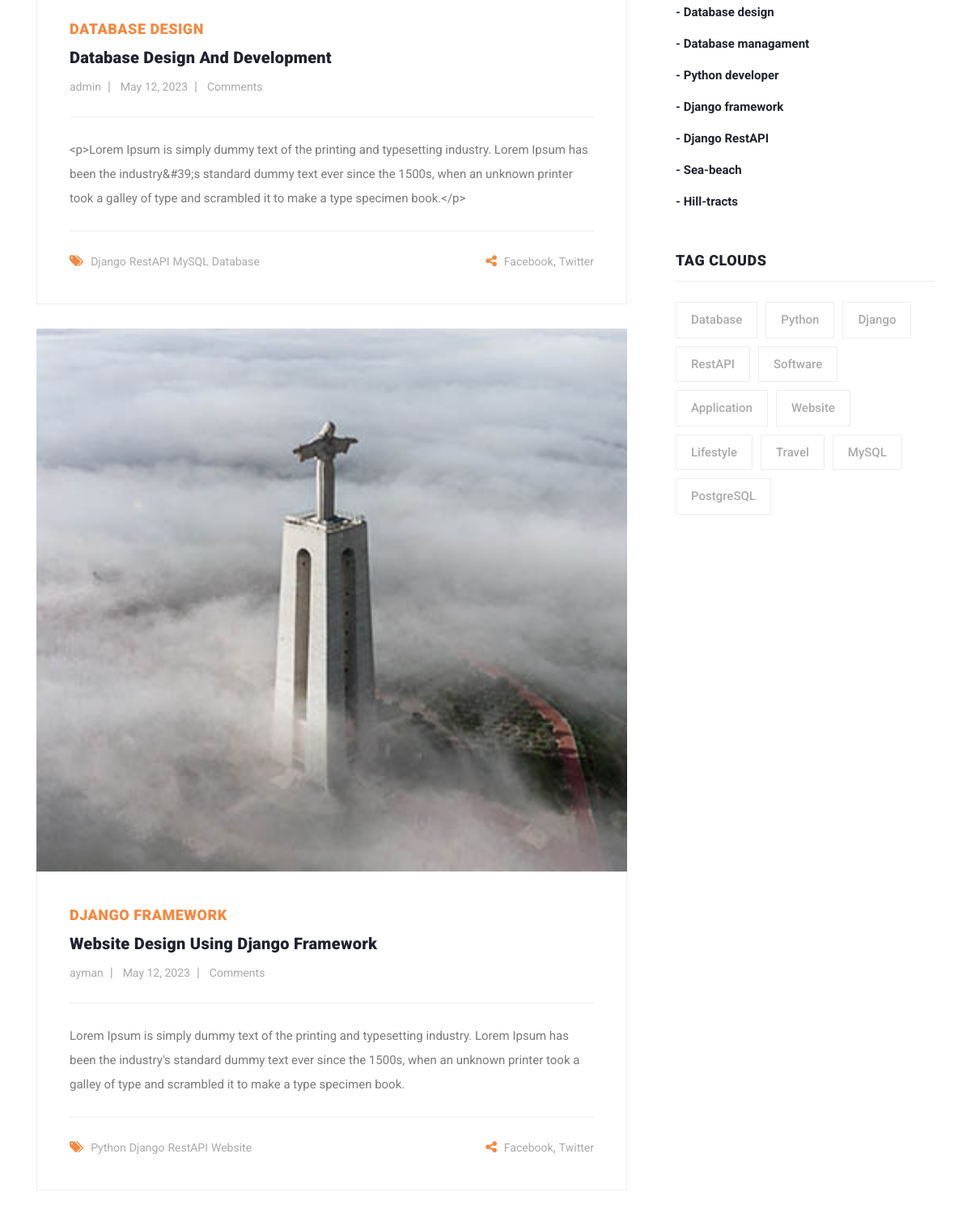
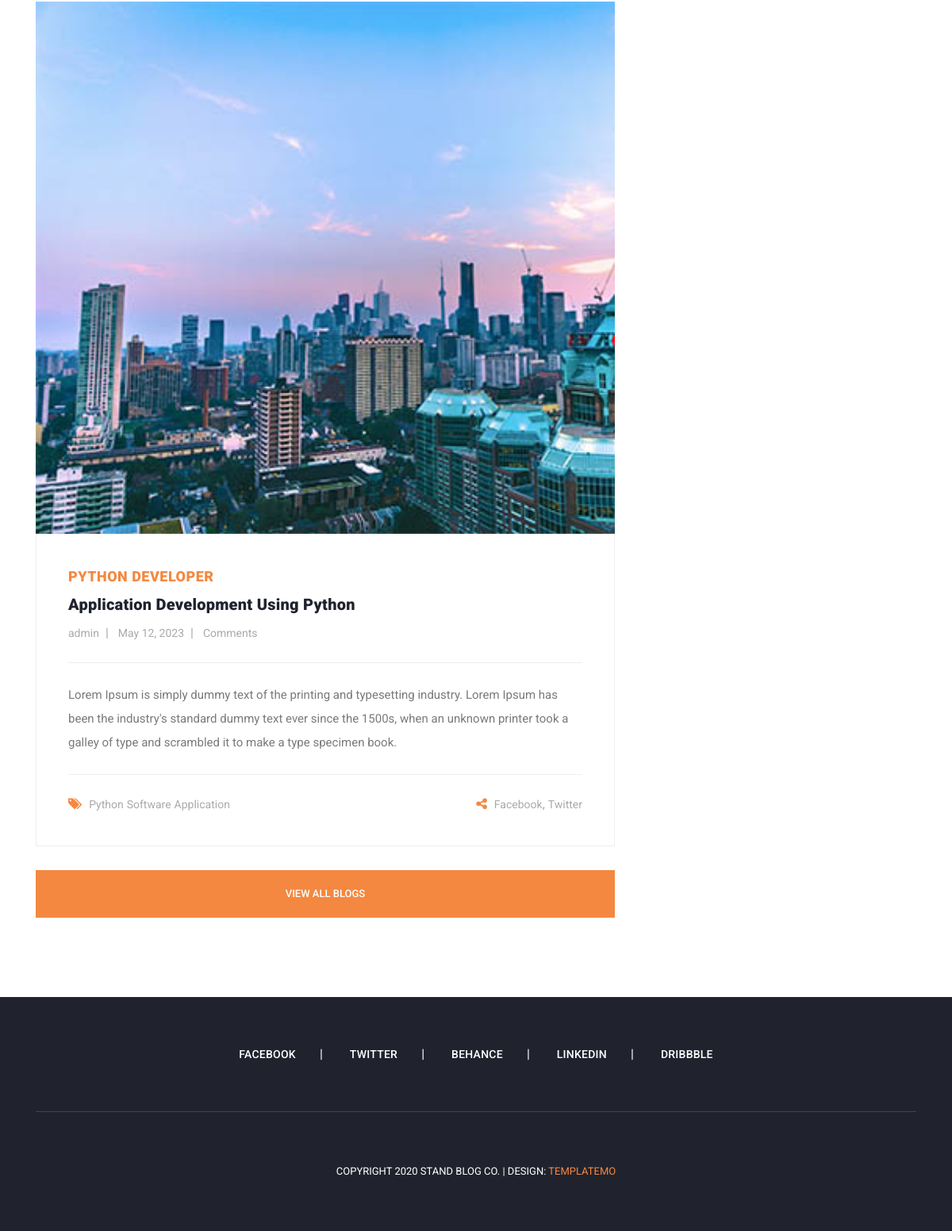
The app's page / (lower part), older data (2 pictures, top to bottom).
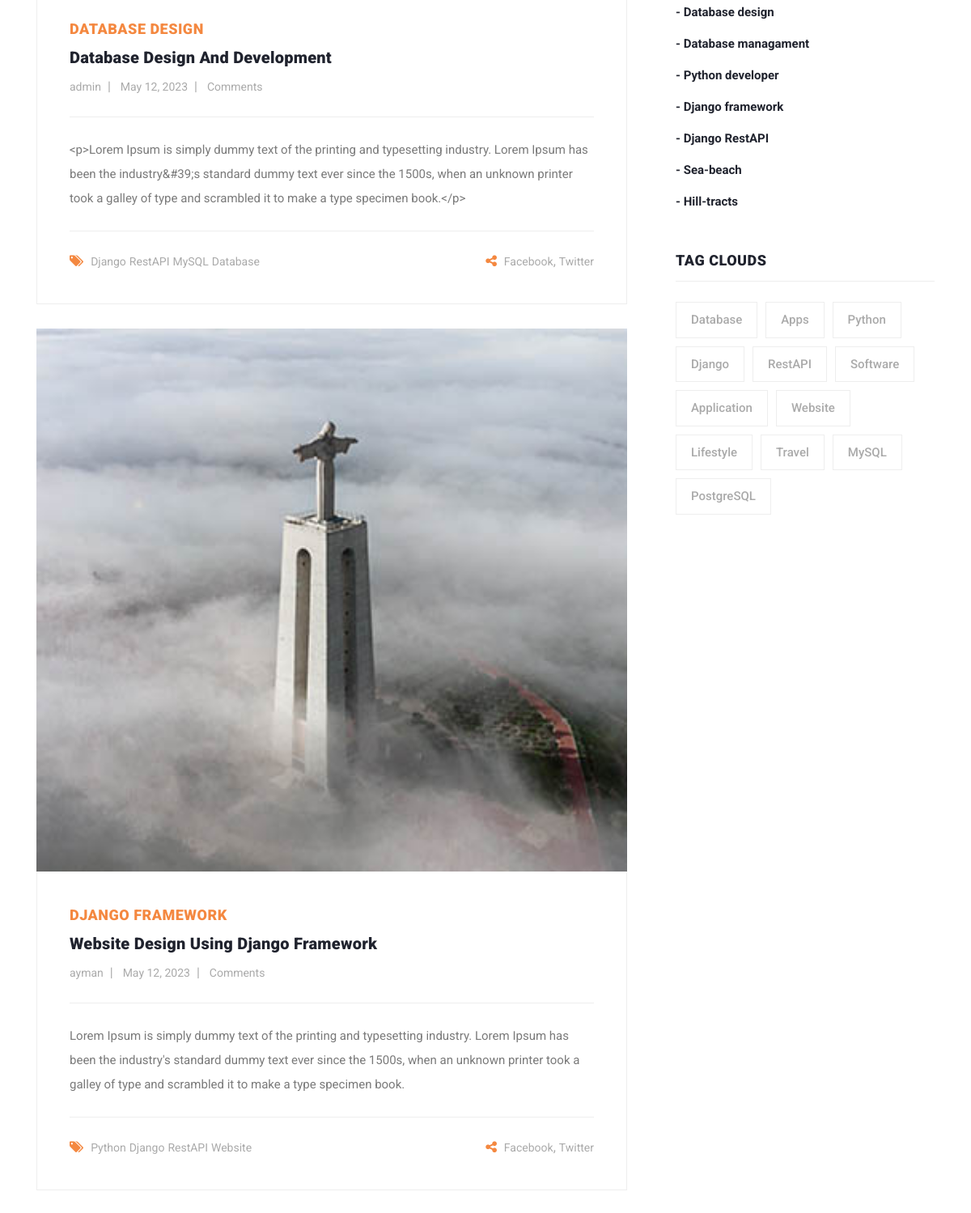
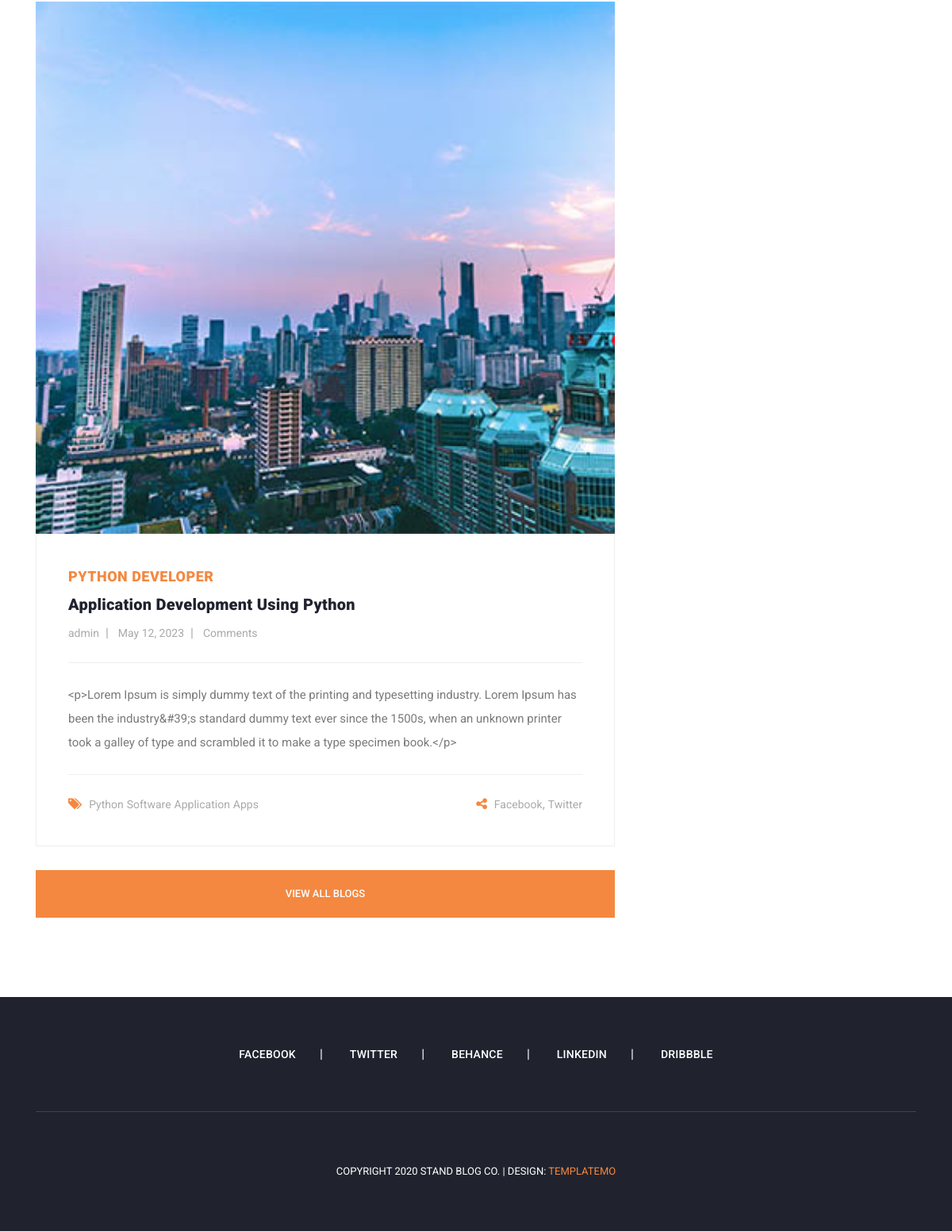
The same page, newer data (2 pictures, top to bottom).
### blog/models.py (models this page shows, shortened)
class Blog(models.Model):
    user = models.ForeignKey(User, related_name='user_blogs', on_delete=models.CASCADE)
    category = models.ForeignKey(Category, related_name='category_blogs', on_delete=models.CASCADE)
    tags = models.ManyToManyField(Tag, related_name='tag_blogs', blank=True)
    likes = models.ManyToManyField(User, related_name='user_likes', blank=True)
    title = models.CharField(max_length=250)
    slug = models.SlugField(null=True, blank=True)
    banner = models.ImageField(upload_to='blog_banners')
    description = RichTextField()
    created_date = models.DateField(auto_now_add=True)

class Category(models.Model):
    title = models.CharField(max_length=150, unique=True)
    slug = models.SlugField(null=True, blank=True)
    created_date = models.DateField(auto_now_add=True)
    def __str__(self):
        return self.title

class Tag(models.Model):
    title = models.CharField(max_length=100)
    slug = models.SlugField(null=True, blank=True)
    created_date = models.DateField(auto_now_add=True)

### account/models.py (models this page shows, shortened)
class User(AbstractUser):
    email = models.EmailField(max_length=150, unique=True, error_messages={
        "unique":"Email must be unique"
    })
    image = models.ImageField(null=True, blank=True, upload_to="user-images")
    followers = models.ManyToManyField("Follow")
    REQUIRED_FIELDS = ["email"]
    objects = CustomUserManager()

### blog/views.py (the view)
# urls.py: path('', views.home, name='home'),
def home(request):
    blogs = Blog.objects.order_by('-created_date')
    tags = Tag.objects.order_by('-created_date')
    context = {
        'blogs' : blogs,
        'tags' : tags,
    }
    return render(request, 'home.html', context)

### blog/context_processors.py (called while the page is built)
def get_all_categories(request):
    categories = Category.objects.order_by('-created_date')
    context = {
        'categories' : categories
    }
    return context

def get_all_tags(request):
    tags = Tag.objects.order_by('-created_date')
    context = {
        'tags' : tags
    }
    return context

### templates/home.html (shortened to what this page needs)
{% extends 'base.html' %}
{% load static %}
{% block content %}
{% include 'banner.html' %}
<section class="blog-posts">
    <div class="container">
      <div class="row">
        <div class="col-lg-8">
          <div class="all-blog-posts">
            <div class="row">
              {% for blog in blogs|slice:'3' %}
              <div class="col-lg-12">
                <div class="blog-post">
                  <div class="blog-thumb">
                    <img src="{{blog.banner.url}}" alt="">
                  </div>
                  <div class="down-content">
                    <span>{{blog.category.title}}</span>
                    <a href="post-details.html"><h4>{{blog.title}}</h4></a>
                    <ul class="post-info">
                      <li><a href="#">{{blog.user.username}}</a></li>
                      <li><a href="#">{{blog.created_date}}</a></li>
                      <li><a href="#">{{blog.comment.all.count}} Comments</a></li>
                    </ul>
                    <p>{{blog.description}}</p>
                    <div class="post-options">
                      <div class="row">
                        <div class="col-6">
                          <ul class="post-tags">
                            <li><i class="fa fa-tags"></i></li>
                            {% if blog.tags.all.count > 0 %}
                              {% for tag in blog.tags.all %}
                              <li><a href="#"> {{tag.title}}</a></li>
                              {% endfor %}
                            {% else %}
                              None
                            {% endif %}
                          </ul>
                        </div>
                        <div class="col-6">
                          <ul class="post-share">
                            <li><i class="fa fa-share-alt"></i></li>
                            <li><a href="#">Facebook</a>,</li>
                            <li><a href="#"> Twitter</a></li>
                          </ul>
                        </div>
                      </div>
                    </div>
                  </div>
                </div>
              </div>
              {% endfor %}
              <div class="col-lg-12">
                <div class="main-button">
                  <a href="{% url 'blogs' %}">View All Blogs</a>
                </div>
              </div>
            </div>
          </div>
        </div>
        {% include 'sidebar.html' %}
      </div>
    </div>
</section>
{% endblock content %}

### templates/sidebar.html (shortened to what this page needs)
<div class="col-lg-4">
    <div class="sidebar">
      <div class="row">
        <div class="col-lg-12">
          <div class="sidebar-item categories">
            <div class="content">
              <ul>
                {% for category in categories %}
                  <li><a href="{% url 'blog_category' category.slug %}">- {{category.title}}</a></li>
                {% endfor %}
              </ul>
            </div>
          </div>
        </div>
        <div class="col-lg-12">
          <div class="sidebar-item tags">
            <div class="sidebar-heading">
              <h2>Tag Clouds</h2>
            </div>
            <div class="content">
              <ul>
                {% for tag in tags %}
                  <li><a href="{% url 'blog_tag' tag.slug %}">{{tag.title}}</a></li>
                {% endfor %}
              </ul>
            </div>
          </div>
        </div>
      </div>
    </div>
</div>

Row changes from the older to the newer data that the page shows:
changed Blog "Application Development Using Python": description "Lorem Ipsum is simply dummy text of the printing and typesetting industry. Lorem Ipsum has been the industry's standard dummy text ever since the 1500s, when an unknown printer took a galley of type and scrambled it to make a type specimen book." → "<p>Lorem Ipsum is simply dummy text of the printing and typesetting industry. Lorem Ipsum has been the industry&#39;s standard dummy text ever since the 1500s, when an unknown printer took a galley of type and scrambled it to make a type specimen book.</p>"
added Tag: title "Apps"
